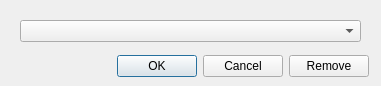
<?xml version="1.0" encoding="UTF-8"?>
<ui version="4.0">
 <class>LoadProfile</class>
 <widget class="QDialog" name="LoadProfile">
  <property name="windowModality">
   <enum>Qt::ApplicationModal</enum>
  </property>
  <property name="geometry">
   <rect>
    <x>0</x>
    <y>0</y>
    <width>381</width>
    <height>86</height>
   </rect>
  </property>
  <property name="minimumSize">
   <size>
    <width>381</width>
    <height>86</height>
   </size>
  </property>
  <property name="maximumSize">
   <size>
    <width>381</width>
    <height>86</height>
   </size>
  </property>
  <property name="windowTitle">
   <string>Load Profile</string>
  </property>
  <widget class="QComboBox" name="profileCombo">
   <property name="geometry">
    <rect>
     <x>20</x>
     <y>20</y>
     <width>341</width>
     <height>22</height>
    </rect>
   </property>
   <property name="toolTip">
    <string>Load default or custom profiles</string>
   </property>
  </widget>
  <widget class="QWidget" name="layoutWidget">
   <property name="geometry">
    <rect>
     <x>100</x>
     <y>50</y>
     <width>269</width>
     <height>32</height>
    </rect>
   </property>
   <layout class="QHBoxLayout" name="horizontalLayout">
    <item>
     <widget class="QDialogButtonBox" name="buttonBox">
      <property name="orientation">
       <enum>Qt::Horizontal</enum>
      </property>
      <property name="standardButtons">
       <set>QDialogButtonBox::Cancel|QDialogButtonBox::Ok</set>
      </property>
     </widget>
    </item>
    <item>
     <widget class="QPushButton" name="removeButton">
      <property name="text">
       <string>Remove</string>
      </property>
     </widget>
    </item>
   </layout>
  </widget>
 </widget>
 <resources/>
 <connections>
  <connection>
   <sender>buttonBox</sender>
   <signal>accepted()</signal>
   <receiver>LoadProfile</receiver>
   <slot>accept()</slot>
   <hints>
    <hint type="sourcelabel">
     <x>248</x>
     <y>254</y>
    </hint>
    <hint type="destinationlabel">
     <x>157</x>
     <y>274</y>
    </hint>
   </hints>
  </connection>
  <connection>
   <sender>buttonBox</sender>
   <signal>rejected()</signal>
   <receiver>LoadProfile</receiver>
   <slot>reject()</slot>
   <hints>
    <hint type="sourcelabel">
     <x>316</x>
     <y>260</y>
    </hint>
    <hint type="destinationlabel">
     <x>286</x>
     <y>274</y>
    </hint>
   </hints>
  </connection>
 </connections>
</ui>
